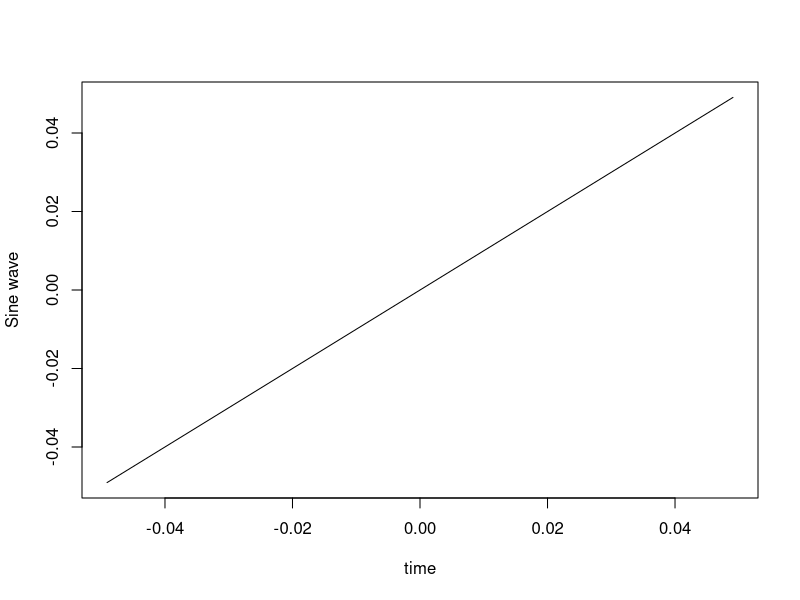
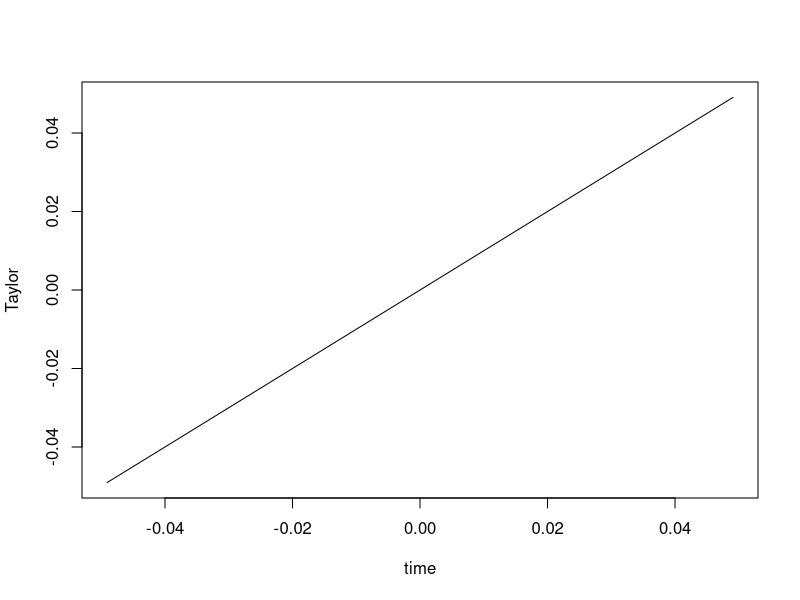

The R script that drew these images, in order:
#     *** Analisis Numerico 2020-1 ***
#--Trabajo realizado por:
# Monica A. Alvarez C.
# Santiago Palacios L.
# Aproximacion a una funcion en un intervalo con el Teorema de Taylor.


require(pracma)
t=seq(-pi/64,pi/64, ((2*(pi/64))/5)) # Solo tienes que cambiar aqui, la cantidad que coloques pues van a ser la de filas de la tabla, pon mas de 10 pero no te pases de verga
y=sin(t)
plot(t,y,type="l", xlab="time", ylab="Sine wave")
print(t)
segmentos=seq((-pi/64),(pi/64),((2*(pi/64))/5)) # Y aqui, tienen que se el mismo valor, evidentemente

Taylor<-function(segmentos){
resultados=c()
aux=0
for(i in segmentos){
  #aux=i+(-(i^3)/6)+((i^5)/120) #Tercer Grado
  aux=i+(-(i^3)/6) #Segundo Grado
  #aux=i  #Primer Grado
  resultados=c(resultados, aux)
}
print (resultados)

plot(segmentos,resultados,type="l", xlab="time", ylab="Taylor")
return (resultados)
}

# Los resultados los sacas de aqui
print(y) # Estos son los valores reales
valorr=Taylor(segmentos) # Estos los calculados


#Calculo de los errores
original=y
errorabs = abs(original-(valorr))  
print(round(errorabs,9))
errorrela = (errorabs/valorr)*100
print(round(errorrela,9))

